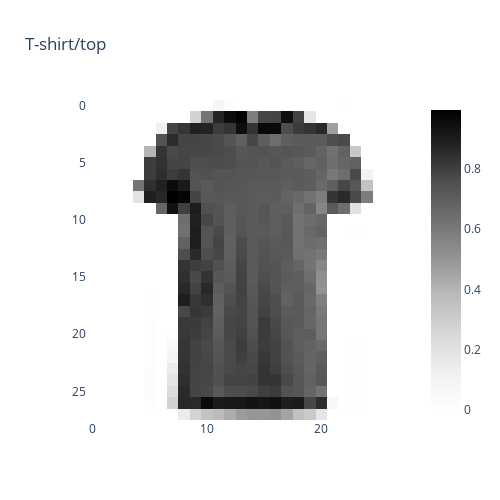

Notebook source saved alongside this figure:
### Code cell
# Plot an example image and its label
px.imshow(train_data[17], color_continuous_scale="greys",width=500, height=500, title=class_names[train_labels[17]]) # change the colours to black & white

### Figure 1 — Plotly figure (JSON) as saved in the notebook; plotly's stock layout.template omitted (floating-point values rounded to 4 significant figures; data arrays with more than 128 entries replaced by an {"elided": "..."} marker saying what was removed)
{"data": [{"coloraxis": "coloraxis", "hovertemplate": "x: %{x}<br>y: %{y}<br>color: %{z}<extra></extra>", "name": "0", "type": "heatmap", "xaxis": "x", "yaxis": "y", "z": {"elided": "28x28 float values"}}], "layout": {"coloraxis": {"colorscale": [[0, "rgb(255,255,255)"], [0.125, "rgb(240,240,240)"], [0.25, "rgb(217,217,217)"], [0.375, "rgb(189,189,189)"], [0.5, "rgb(150,150,150)"], [0.625, "rgb(115,115,115)"], [0.75, "rgb(82,82,82)"], [0.875, "rgb(37,37,37)"], [1, "rgb(0,0,0)"]]}, "height": 500, "title": {"text": "T-shirt/top"}, "width": 500, "xaxis": {"anchor": "y", "constrain": "domain", "domain": [0, 1], "scaleanchor": "y"}, "yaxis": {"anchor": "x", "autorange": "reversed", "constrain": "domain", "domain": [0, 1]}}}
